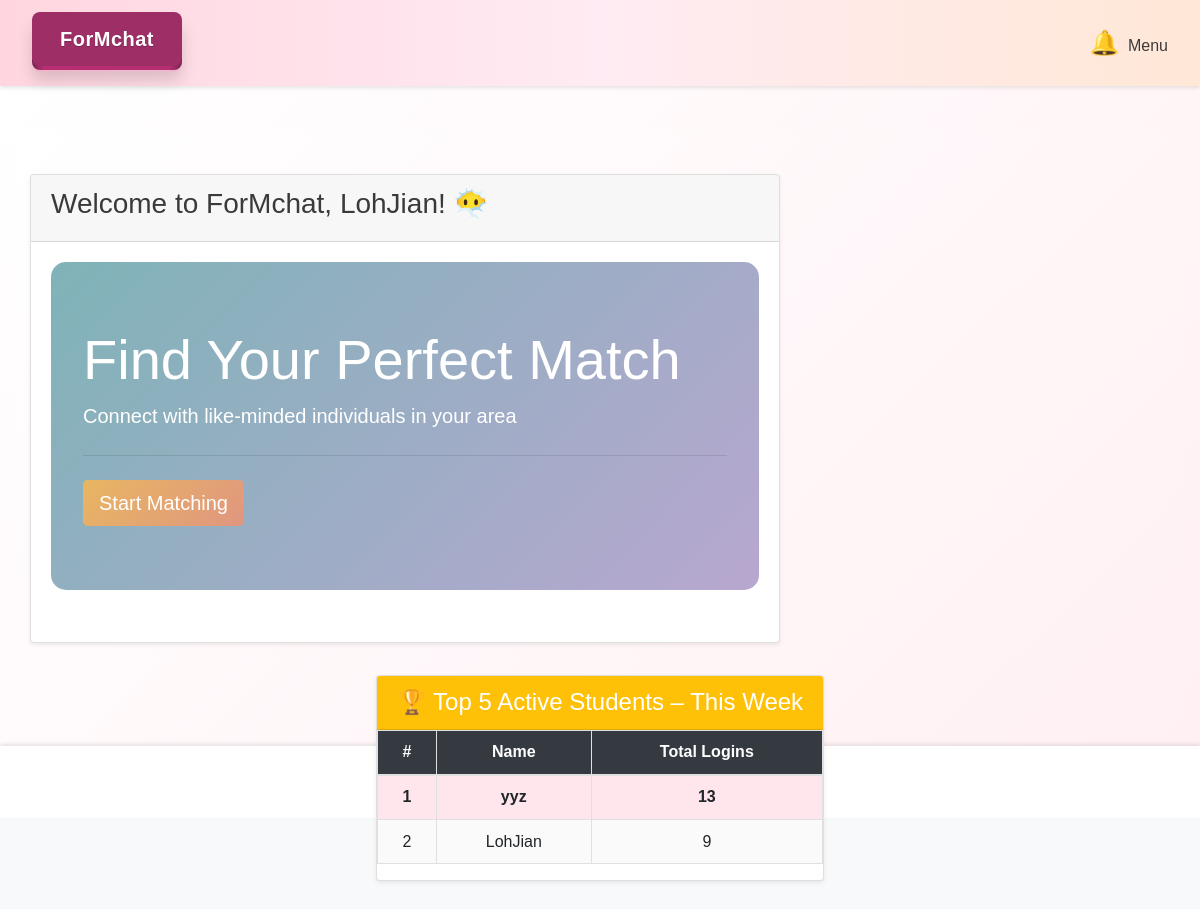
The page /mainpage (signed in) on the database its author committed.
### app.py (models this page shows)
class User(db.Model):
    __tablename__ = 'user'
    id = db.Column(db.Integer, primary_key=True)
    username = db.Column(db.String(100), nullable=False)
    email = db.Column(db.String(120), unique=True, nullable=False)
    password = db.Column(db.String(200), nullable=False)
    is_verified = db.Column(db.Boolean, default=False)
    verification_status = db.Column(db.String(100), default="Pending Approval")
    age = db.Column(db.Integer)
    race = db.Column(db.String(50))
    faculty = db.Column(db.String(50))
    sex = db.Column(db.String(10))
    bio = db.Column(db.Text)
    location = db.Column(db.String(100))
    avatar = db.Column(db.String(200), default=app.config['DEFAULT_AVATAR_PATH'])
    likes_received = db.relationship("Like", foreign_keys="Like.target_user_id", backref="target_user")
    loves_received = db.relationship("Love", foreign_keys="Love.target_user_id", backref="target_user")
    sent_messages = db.relationship('Message', foreign_keys='Message.sender_id', backref='sender')
    received_messages = db.relationship('Message', foreign_keys='Message.receiver_id', backref='receiver')
    last_login = db.Column(db.DateTime, default=datetime.utcnow)
    login_count = db.Column(db.Integer, default=0)

### app.py (the view)
@app.route('/mainpage')
def mainpage():
    if 'user_id' not in session:
        return redirect(url_for('login'))
    user = User.query.get(session['user_id'])
    if not user:
        flash('User not found')
        return redirect(url_for('login'))
    one_week_ago = datetime.utcnow() - timedelta(days=7)
    top_users = User.query.filter(User.last_login >= one_week_ago)\
                          .order_by(User.login_count.desc())\
                          .limit(5).all()
    return render_template('mainpage.html', user=user, users=top_users)

### app.py (called while the page is built)
@app.before_request
def before_request():
    if 'session_id' not in session:
        session['session_id'] = secrets.token_hex(16)

def generate_csrf_token():
    if 'csrf_token' not in session:
        session['csrf_token'] = secrets.token_hex(16)
    return session['csrf_token']

@app.context_processor
def inject_user_and_notifications():
    user = None
    unread_count = 0
    if 'user_id' in session:
        user_id = session['user_id']
        user = User.query.get(user_id)
        unread_count = Notification.query.filter_by(user_id=user_id, is_read=False).count()
    return dict(user=user, unread_count=unread_count)

@app.context_processor   #pass current_user to render_template() again and always available in base.html
def inject_current_user():
    user_id = session.get('user_id')
    if user_id:
        current_user = User.query.get(user_id)
        return dict(current_user=current_user)
    return dict(current_user=None)

### frontend/templates/mainpage.html (shortened to what this page needs)
{% extends "base.html" %}
{% block content %}
<head>
    <link rel="stylesheet" href="https://stackpath.bootstrapcdn.com/bootstrap/4.5.2/css/bootstrap.min.css">
    <link rel="stylesheet" href="{{ url_for('static', filename='css/style.css') }}">
</head>
<body>
    <div class="body-color">
        <div class="container-fluid mt-4">
    <div class="body-color">
        <div class="container-fluid mt-4">
            <div class="row">
                <div class="col-md-8">
                    <div class="card">
                        <div class="card-header">
                            <h3>Welcome to ForMchat, {{ user.username }}! 😶‍🌫️</h3>
                        </div>
                        <div class="card-body">
                            <div class="jumbotron">
                                <h1 class="display-4">Find Your Perfect Match</h1>
                                <p class="lead">Connect with like-minded individuals in your area</p>
                                <hr class="my-4">
                                <a class="btn start-matching-btn btn-lg" role="button" onclick="window.location.href='/matches'">Start Matching</a>
                            </div>
                        </div>
                    </div>
                </div>
                <section class="top-active box card">
                    <div class="card-header bg-warning text-white">
                        <h4 class="mb-0">🏆 Top 5 Active Students – This Week</h4>
                    </div>
                    <div class="card-body p-0">
                        <table class="leaderboard table">
                            <thead class="thead-dark">
                                <tr>
                                    <th scope="col">#</th>
                                    <th scope="col">Name</th>
                                    <th scope="col">Total Logins</th>
                                </tr>
                            </thead>
                            <tbody>
                                {% for user in users %}
                                <tr>
                                    <td>{{ loop.index }}</td>
                                    <td>{{ user.username }}</td>
                                    <td>{{ user.login_count }}</td>
                                </tr>
                                {% endfor %}
                            </tbody>
                        </table>
                    </div>
                </section>
            </div>
        </div>
    </div>
</body>
{% endblock %}

### frontend/static/css/style.css (style rules this page uses)
body { font-family: 'Arial', sans-serif; margin: 0; padding: 0; background-color: #FFD3B6; color: #3A3A3A; display: flex; flex-direction: column; min-height: 100vh; }
.body-color { flex: 1; display: flex; flex-direction: column; padding: 20px 0; background: linear-gradient(135deg, #ffffff 0%,#fff0f3 100% ); height: calc(100vh - 140px); }
.card { box-shadow: 0 0.125rem 0.25rem rgba(0,0,0,0.075); }
.jumbotron { background: linear-gradient(135deg, #ff758c 0%, #ff7eb3 100%); color: white; border-radius: 15px; }
body { background-color: #f8f9fa; }
.jumbotron { background: linear-gradient(135deg, #7FB3B8 0%, #B8A7D0 100%); color: white; border-radius: 15px; }
.start-matching-btn { background: linear-gradient(135deg, #E8B662 0%, #E0967F 100%); border: none; color: white; transition: all 0.3s ease; }
.top-active { max-width: 480px; margin: 2rem auto; text-align: center; }
.leaderboard { width: 100%; border-collapse: collapse; font-family: Arial, Helvetica, sans-serif; }
.leaderboard th, .leaderboard td { padding: 0.6rem; border: 1px solid #e0e0e0; }
.leaderboard thead { background: #ff99ac; color: #fff; }
.leaderboard tbody tr:nth-child(even) { background: #fafafa; }
.leaderboard tbody tr:first-child td { font-weight: 700; background: #ffe6ec; }
.leaderboard.table th, .leaderboard.table td { border-color: #e0e0e0; }

### rows shown on the page
User: username "LohJian", login_count "9"
User: username "yyz", login_count "13"
